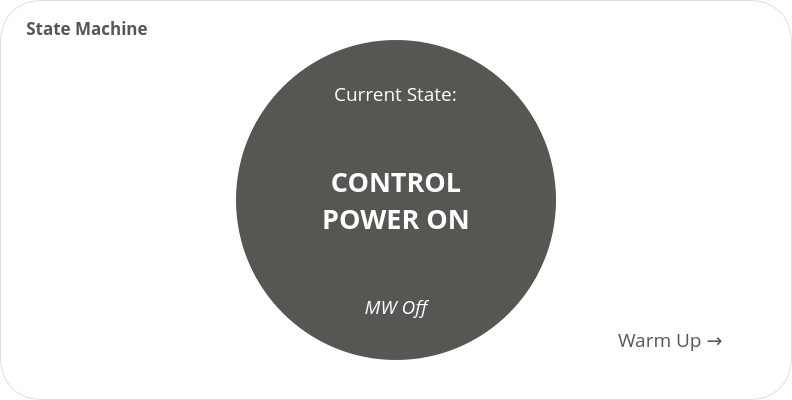
           <widget class="QGroupBox" name="state_group">
            <property name="enabled">
             <bool>true</bool>
            </property>
            <property name="sizePolicy">
             <sizepolicy hsizetype="Maximum" vsizetype="Maximum">
              <horstretch>0</horstretch>
              <verstretch>0</verstretch>
             </sizepolicy>
            </property>
            <property name="minimumSize">
             <size>
              <width>695</width>
              <height>400</height>
             </size>
            </property>
            <property name="maximumSize">
             <size>
              <width>1300</width>
              <height>500</height>
             </size>
            </property>
            <property name="font">
             <font>
              <family>Open Sans</family>
              <pointsize>13</pointsize>
              <weight>75</weight>
              <bold>true</bold>
             </font>
            </property>
            <property name="styleSheet">
             <string notr="true">QGroupBox { border: none; background: white; border-radius: 40px; border: 1px solid rgb(220,220,220); }
QGroupBox::title { subcontrol-origin: margin; padding: 0px 8px; left: 16px; top: 16px; color: rgb(85, 87, 83); }
QGroupBox::title:disabled { color: rgb(180,180,180); }</string>
            </property>
            <property name="title">
             <string>State Machine</string>
            </property>
            <layout class="QHBoxLayout" name="horizontalLayout_2">
             <item>
              <layout class="QVBoxLayout" name="verticalLayout_17">
               <property name="spacing">
                <number>17</number>
               </property>
               <item>
                <widget class="QLabel" name="label_14">
                 <property name="styleSheet">
                  <string notr="true">background: transparent;</string>
                 </property>
                 <property name="text">
                  <string/>
                 </property>
                </widget>
               </item>
               <item alignment="Qt::AlignHCenter|Qt::AlignVCenter">
                <widget class="QPushButton" name="prev_state_button">
                 <property name="enabled">
                  <bool>false</bool>
                 </property>
                 <property name="minimumSize">
                  <size>
                   <width>218</width>
                   <height>218</height>
                  </size>
                 </property>
                 <property name="maximumSize">
                  <size>
                   <width>218</width>
                   <height>218</height>
                  </size>
                 </property>
                 <property name="font">
                  <font>
                   <family>Open Sans</family>
                   <pointsize>40</pointsize>
                   <weight>75</weight>
                   <bold>true</bold>
                  </font>
                 </property>
                 <property name="cursor">
                  <cursorShape>PointingHandCursor</cursorShape>
                 </property>
                 <property name="styleSheet">
                  <string notr="true">QPushButton {
border: none;
background: none;
border-image: url(:/images/back.png) 0 0 0 0 stretch stretch;
}

QPushButton:hover {
border-image: url(:/images/back_hover.png) 0 0 0 0 stretch stretch;
}

QPushButton:hover:pressed {
border-image: url(:/images/back_press.png) 0 0 0 0 stretch stretch;
}

QPushButton:disabled {
border-image: url(:/images/back_disabled.png) 0 0 0 0 stretch stretch;
}</string>
                 </property>
                 <property name="text">
                  <string/>
                 </property>
                 <property name="iconSize">
                  <size>
                   <width>150</width>
                   <height>150</height>
                  </size>
                 </property>
                </widget>
               </item>
               <item alignment="Qt::AlignHCenter|Qt::AlignTop">
                <widget class="QLabel" name="prev_state_label">
                 <property name="enabled">
                  <bool>false</bool>
                 </property>
                 <property name="minimumSize">
                  <size>
                   <width>0</width>
                   <height>0</height>
                  </size>
                 </property>
                 <property name="maximumSize">
                  <size>
                   <width>16777215</width>
                   <height>16777215</height>
                  </size>
                 </property>
                 <property name="font">
                  <font>
                   <family>Open Sans</family>
                   <pointsize>14</pointsize>
                  </font>
                 </property>
                 <property name="styleSheet">
                  <string notr="true">QLabel { color: rgb(85,87,83); background: transparent; }
QLabel:disabled { color: transparent; }</string>
                 </property>
                 <property name="text">
                  <string>← Cool Down</string>
                 </property>
                </widget>
               </item>
              </layout>
             </item>
             <item>
              <widget class="QFrame" name="state_frame">
               <property name="enabled">
                <bool>true</bool>
               </property>
               <property name="minimumSize">
                <size>
                 <width>320</width>
                 <height>320</height>
                </size>
               </property>
               <property name="maximumSize">
                <size>
                 <width>320</width>
                 <height>320</height>
                </size>
               </property>
               <property name="font">
                <font>
                 <family>Open Sans</family>
                 <pointsize>12</pointsize>
                </font>
               </property>
               <property name="styleSheet">
                <string notr="true">QFrame { background-color: rgb(85,87,83); color: white; border: none; border-radius: 160px; }</string>
               </property>
               <property name="frameShape">
                <enum>QFrame::StyledPanel</enum>
               </property>
               <property name="frameShadow">
                <enum>QFrame::Raised</enum>
               </property>
               <layout class="QVBoxLayout" name="verticalLayout_8" stretch="0,0,0,0,0">
                <property name="topMargin">
                 <number>40</number>
                </property>
                <property name="bottomMargin">
                 <number>40</number>
                </property>
                <item alignment="Qt::AlignHCenter">
                 <widget class="QLabel" name="label_15">
                  <property name="font">
                   <font>
                    <family>Open Sans</family>
                    <pointsize>14</pointsize>
                    <weight>50</weight>
                    <italic>false</italic>
                    <bold>false</bold>
                    <underline>false</underline>
                   </font>
                  </property>
                  <property name="styleSheet">
                   <string notr="true">background: none;</string>
                  </property>
                  <property name="text">
                   <string>Current State:</string>
                  </property>
                  <property name="alignment">
                   <set>Qt::AlignCenter</set>
                  </property>
                 </widget>
                </item>
                <item>
                 <spacer name="verticalSpacer_12">
                  <property name="orientation">
                   <enum>Qt::Vertical</enum>
                  </property>
                  <property name="sizeHint" stdset="0">
                   <size>
                    <width>20</width>
                    <height>40</height>
                   </size>
                  </property>
                 </spacer>
                </item>
                <item alignment="Qt::AlignHCenter|Qt::AlignVCenter">
                 <widget class="QLabel" name="state_label">
                  <property name="font">
                   <font>
                    <family>Open Sans</family>
                    <pointsize>20</pointsize>
                    <weight>75</weight>
                    <bold>true</bold>
                   </font>
                  </property>
                  <property name="styleSheet">
                   <string notr="true">QLabel { color: white; background: none; }
QLabel:disabled { color: rgb(180,180,180); }</string>
                  </property>
                  <property name="text">
                   <string>CONTROL
POWER ON</string>
                  </property>
                  <property name="alignment">
                   <set>Qt::AlignCenter</set>
                  </property>
                 </widget>
                </item>
                <item>
                 <spacer name="verticalSpacer_9">
                  <property name="orientation">
                   <enum>Qt::Vertical</enum>
                  </property>
                  <property name="sizeHint" stdset="0">
                   <size>
                    <width>20</width>
                    <height>40</height>
                   </size>
                  </property>
                 </spacer>
                </item>
                <item alignment="Qt::AlignHCenter">
                 <widget class="QLabel" name="state_mini_label">
                  <property name="font">
                   <font>
                    <family>Open Sans</family>
                    <pointsize>14</pointsize>
                    <weight>50</weight>
                    <italic>true</italic>
                    <bold>false</bold>
                   </font>
                  </property>
                  <property name="styleSheet">
                   <string notr="true">background: transparent;</string>
                  </property>
                  <property name="text">
                   <string>MW Off</string>
                  </property>
                  <property name="alignment">
                   <set>Qt::AlignCenter</set>
                  </property>
                 </widget>
                </item>
               </layout>
              </widget>
             </item>
             <item>
              <layout class="QVBoxLayout" name="verticalLayout_5">
               <property name="spacing">
                <number>17</number>
               </property>
               <item>
                <widget class="QLabel" name="label_32">
                 <property name="styleSheet">
                  <string notr="true">background: transparent;</string>
                 </property>
                 <property name="text">
                  <string/>
                 </property>
                </widget>
               </item>
               <item alignment="Qt::AlignHCenter">
                <widget class="QPushButton" name="next_state_button">
                 <property name="enabled">
                  <bool>true</bool>
                 </property>
                 <property name="minimumSize">
                  <size>
                   <width>218</width>
                   <height>218</height>
                  </size>
                 </property>
                 <property name="maximumSize">
                  <size>
                   <width>218</width>
                   <height>218</height>
                  </size>
                 </property>
                 <property name="font">
                  <font>
                   <family>Open Sans</family>
                   <pointsize>40</pointsize>
                   <weight>75</weight>
                   <bold>true</bold>
                  </font>
                 </property>
                 <property name="cursor">
                  <cursorShape>PointingHandCursor</cursorShape>
                 </property>
                 <property name="styleSheet">
                  <string notr="true">QPushButton {
border: none;
background: none;
border-image: url(:/images/forward.png) 0 0 0 0 stretch stretch;
}

QPushButton:hover {
border-image: url(:/images/forward_hover.png) 0 0 0 0 stretch stretch;
}

QPushButton:hover:pressed {
border-image: url(:/images/forward_press.png) 0 0 0 0 stretch stretch;
}

QPushButton:disabled {
border-image: url(:/images/forward_disabled.png) 0 0 0 0 stretch stretch;
}</string>
                 </property>
                 <property name="text">
                  <string/>
                 </property>
                 <property name="iconSize">
                  <size>
                   <width>150</width>
                   <height>150</height>
                  </size>
                 </property>
                </widget>
               </item>
               <item alignment="Qt::AlignHCenter|Qt::AlignTop">
                <widget class="QLabel" name="next_state_label">
                 <property name="font">
                  <font>
                   <family>Open Sans</family>
                   <pointsize>14</pointsize>
                  </font>
                 </property>
                 <property name="styleSheet">
                  <string notr="true">QLabel { color: rgb(85,87,83); background: transparent; }
QLabel:disabled { color: transparent; }</string>
                 </property>
                 <property name="text">
                  <string>Warm Up →</string>
                 </property>
                </widget>
               </item>
              </layout>
             </item>
            </layout>
           </widget>
